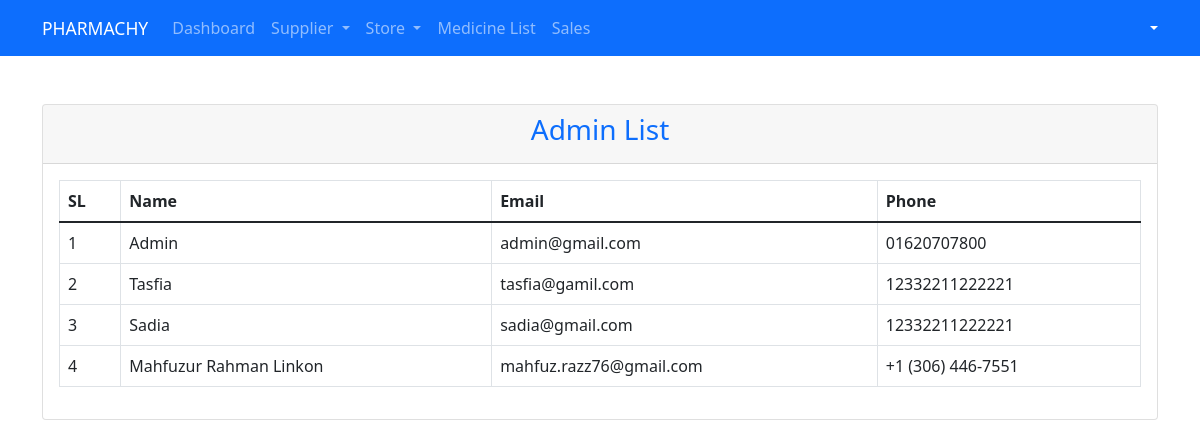
/admin_list.php, run on the app's committed database.
### tables this page shows
CREATE TABLE `users` (
  `id` int(11) NOT NULL,
  `name` varchar(100) NOT NULL,
  `email` varchar(100) NOT NULL,
  `phone` varchar(100) NOT NULL,
  `password` varchar(100) NOT NULL,
  `role` varchar(100) NOT NULL
);

### admin_list.php (the view, shortened to what this page needs)
<?php
require_once 'include/header.php';
require_once 'include/navbar.php';
require_once 'include/database.php';
$sql = "SELECT * FROM users WHERE role = 'admin' ";
$res = mysqli_query($con, $sql);
?>
<div class="container">
    <div class="row">
        <div class="col-md-12">
            <div class="card mt-5">
                <div class="card-header">
                    <h3 class="text-primary text-center">Admin List</h3>
                </div>
                <div class="card-body">
                    <table class="table table-bordered">
                        <thead>
                            <th>SL</th>
                            <th>Name</th>
                            <th>Email</th>
                            <th>Phone</th>
                        </thead>
                        <tbody>
                            <?php
                            foreach ($res as $key => $users) :
                            ?>
                                <tr>
                                    <td><?= $key + 1 ?></td>
                                    <td><?= $users['name'] ?></td>
                                    <td><?= $users['email'] ?></td>
                                    <td><?= $users['phone'] ?></td>
                                </tr>
                            <?php
                            endforeach
                            ?>
                        </tbody>
                    </table>
                </div>
            </div>
        </div>
    </div>
</div>
<?php
require_once 'include/footer.php';
?>

### include/header.php (shortened to what this page needs)
<!doctype html>
<html lang="en">
  <head>
    <link href="https://cdn.jsdelivr.net/npm/bootstrap@5.1.3/dist/css/bootstrap.min.css" rel="stylesheet">
    <link rel="stylesheet" href="css/style.css">
  </head>
  <body>

### include/navbar.php (shortened to what this page needs)
<?php
require_once 'header.php';
?>
<nav class="navbar navbar-expand-lg navbar-dark bg-primary">
  <div class="container">
    <a class="navbar-brand" href="dashboard.php"> <small>PHARMACHY</small> </a>
    <div class="collapse navbar-collapse" id="navbarSupportedContent">
      <ul class="navbar-nav me-auto mb-2 mb-lg-0">
        <li class="nav-item">
          <a class="nav-link" aria-current="page" href="dashboard.php">Dashboard</a>
        </li>
        <li class="nav-item dropdown">
          <a class="nav-link dropdown-toggle" href="#" id="navbarDropdown" role="button" data-bs-toggle="dropdown" aria-expanded="false">
            Supplier
          </a>
        </li>
        <li class="nav-item dropdown">
          <a class="nav-link dropdown-toggle" href="#" id="navbarDropdown" role="button" data-bs-toggle="dropdown" aria-expanded="false">
            Store
          </a>
        </li>
        <li class="nav-item">
          <a class="nav-link" aria-current="page" href="medicine_list.php">Medicine List</a>
        </li>
        <li class="nav-item">
          <a class="nav-link" aria-current="page" href="sales_medicine.php">Sales</a>
        </li>
      </ul>
      <div class="dropdown">
        <a class="dropdown-toggle text-white" href="#" role="button" id="dropdownMenuLink" data-bs-toggle="dropdown" aria-expanded="false">
        </a>
      </div>
    </div>
  </div>
</nav>
<?php
require_once 'footer.php';
?>

### include/footer.php (shortened to what this page needs)
  </body>
</html>

### data on the page
users: name "Admin", email "admin@gmail.com", phone "01620707800"
users: name "Tasfia", email "tasfia@gamil.com", phone "12332211222221"
users: name "Sadia", email "sadia@gmail.com", phone "12332211222221"
users: name "Mahfuzur Rahman Linkon", email "mahfuz.razz76@gmail.com", phone "+1 (306) 446-7551"
